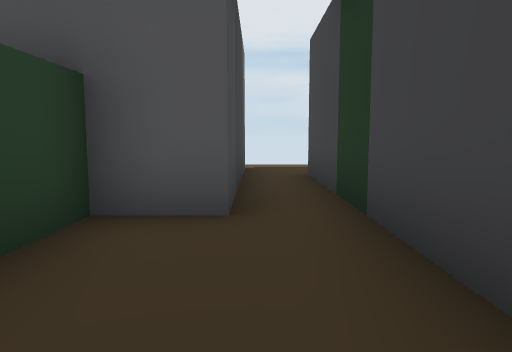
[1] (above)

20 first-person views from a walk through a scene from a Unity 3-D project. The camera is 1.4 m above the floor, tilts 6° down and sees 70° across. The floor is counted in squares, 2 m on a side. Each view is taken from the middle of a square. On the plan, view 1 faces up. The plan holds only what a view shows up to about 11 squares ahead; the rest is blank. The place goes on beyond the plan. The player is left out.

[2]
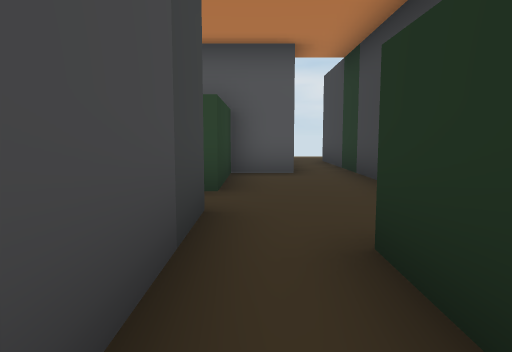

[3]
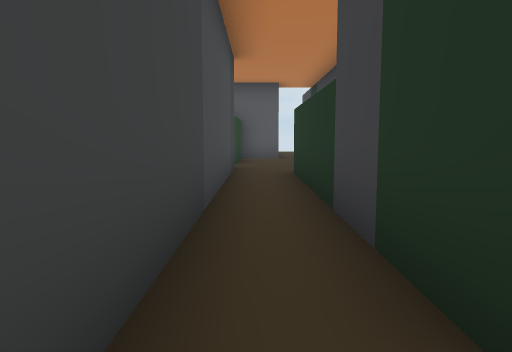

[4]
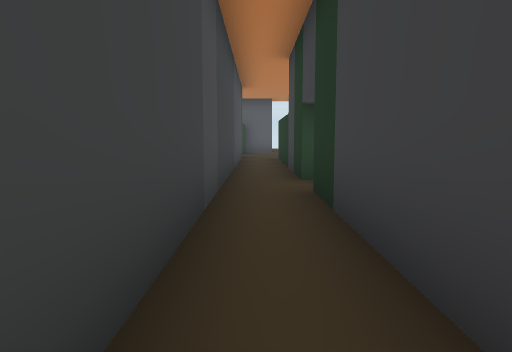

[5]
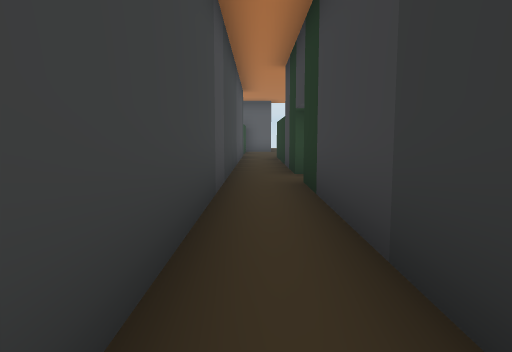

[6]
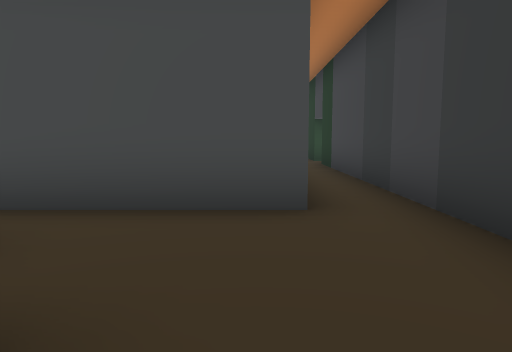

[7]
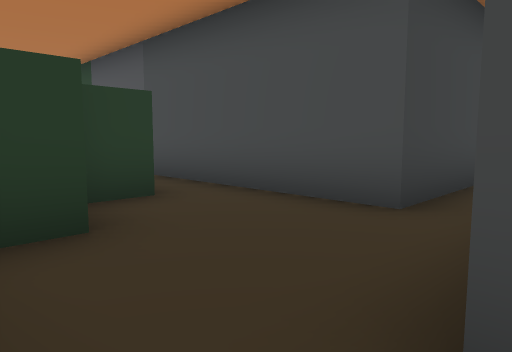

[8]
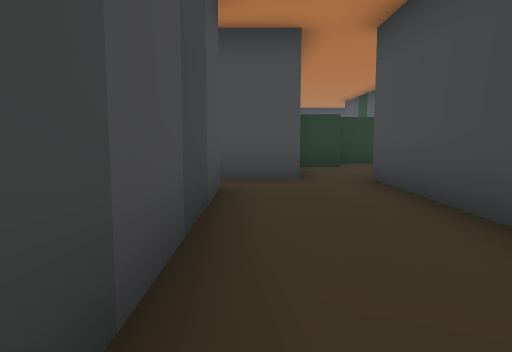

[9]
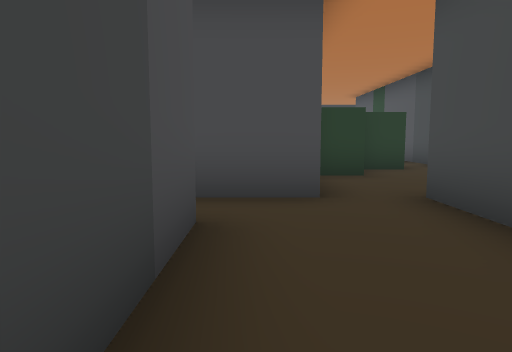

[10]
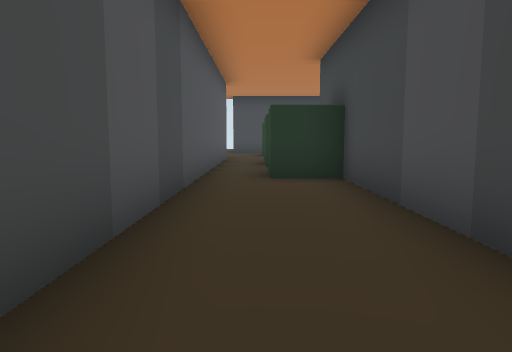

[11]
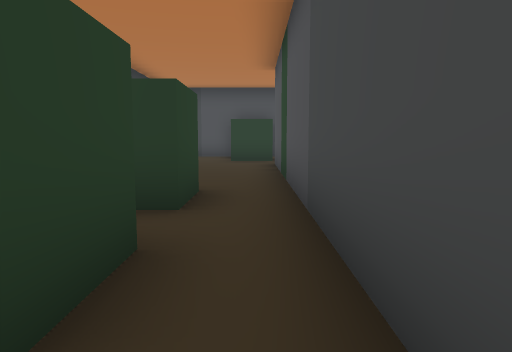

[12]
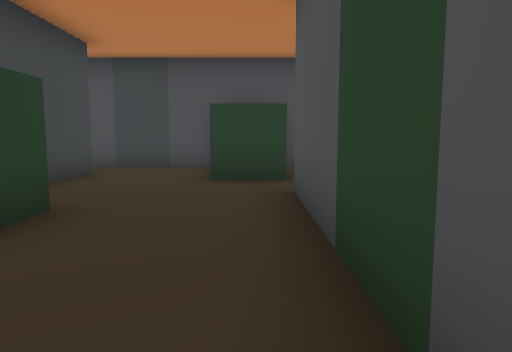

[13]
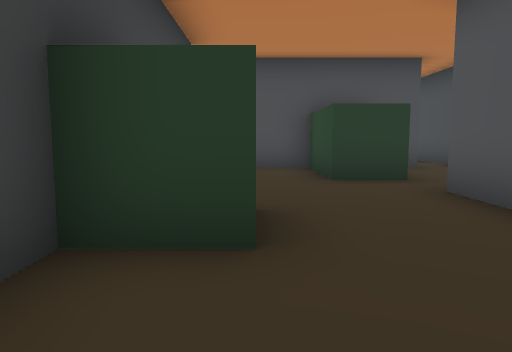

[14]
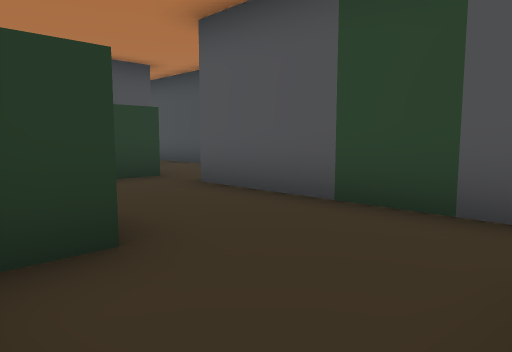

[15]
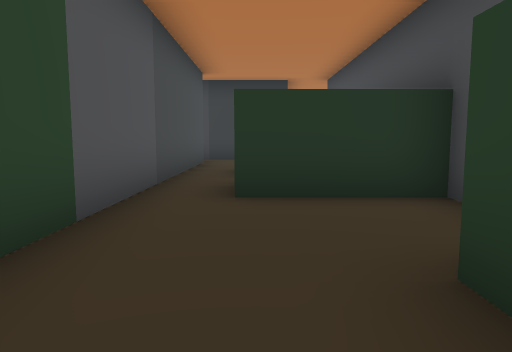

[16]
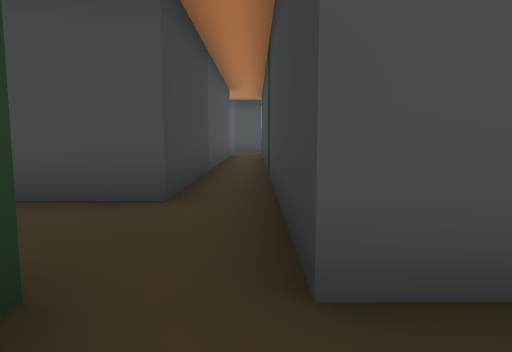

[17]
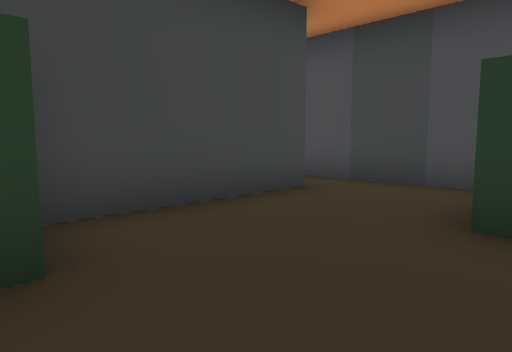

[18]
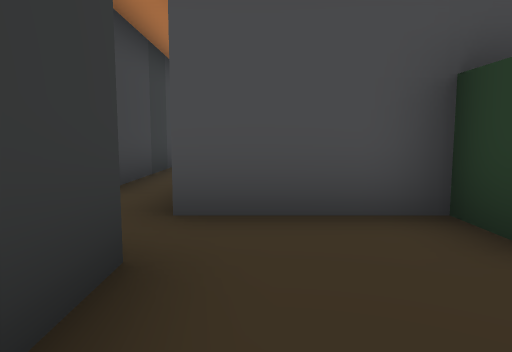

[19]
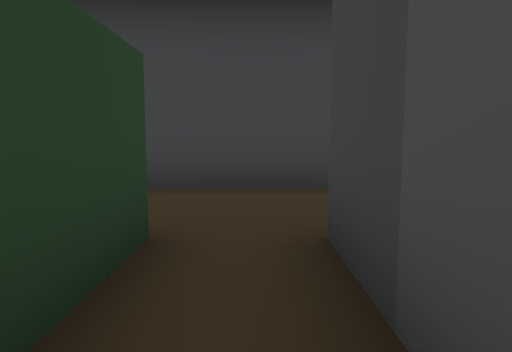

[20]
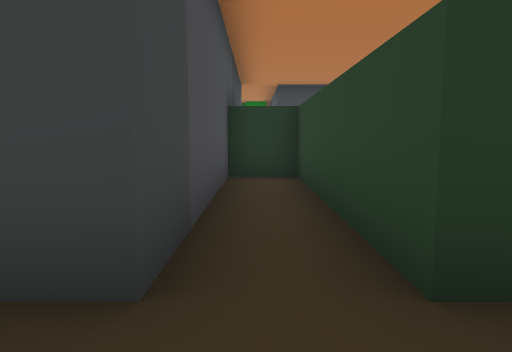

### Floor plan
Ten units are one square. View 1 is at (0, 0); x grows to the right and y downward. Boxes are objects, and circles mark ways between rooms. Rooms are numbered by the first view taken in them; rooms with no view inside come last. Other rooms are left out.
<svg viewBox="-175 -45 255 285">
<path fill="none" stroke="#000" d="M10 11 10 -36M-2 -32 -15 -32 -15 -7 -65 -7 -65 5 -15 5 -15 85M-2 80 -2 18M-15 85 -15 155M-2 156 -2 92M-27 179 -27 192 -2 192M-15 155 -35 155M-40 167 -40 178M-2 180 -2 156M10 205 72 205 72 199M-2 192 -2 208M10 235 10 212M75 180 -2 180M-116 180 -102 180 -102 192 -98 192M-140 154 -140 167 -165 167 -165 202M-152 192 -118 192M-140 130 -164 130M-78 194 -78 167 -65 167M-165 141 -165 154M-65 155 -127 155 -127 135M-52 167 -40 167M-35 155 -65 155M-65 167 -65 172"/>
<circle cx="-10" cy="80" r="3" fill="#2a7"/>
<circle cx="-10" cy="150" r="3" fill="#2a7"/>
<circle cx="-10" cy="190" r="3" fill="#2a7"/>
<circle cx="-40" cy="160" r="3" fill="#2a7"/>
<circle cx="-60" cy="160" r="3" fill="#2a7"/>
<text x="-10" y="10">1</text>
<text x="-10" y="120">2</text>
<text x="-20" y="170">3</text>
<text x="30" y="200">4</text>
<text x="-120" y="170">5</text>
<text x="-50" y="160">6</text>
</svg>
Room 1 opens to room 2. Room 2 opens to room 3. Room 3 opens to room 4. Room 3 opens to room 6. Room 5 opens to room 6.

Where each view was taken, in squares from view 1:
view 1: 0 up, 0 right, facing up
view 2: 4 down, 1 left, facing up
view 3: 9 down, 1 left, facing up
view 4: 14 down, 1 left, facing up
view 5: 15 down, 1 left, facing up
view 6: 19 down, 2 left, facing up
view 7: 19 down, 0 right, facing up-left
view 8: 20 down, 6 right, facing left
view 9: 20 down, 4 right, facing left
view 10: 19 down, 1 right, facing right
view 11: 16 down, 3 left, facing left
view 12: 16 down, 8 left, facing left
view 13: 18 down, 8 left, facing left
view 14: 19 down, 8 left, facing up-left
view 15: 17 down, 12 left, facing right
view 16: 17 down, 13 left, facing up
view 17: 16 down, 11 left, facing down-left
view 18: 16 down, 1 left, facing down
view 19: 0 up, 4 left, facing right
view 20: 0 up, 0 right, facing left
